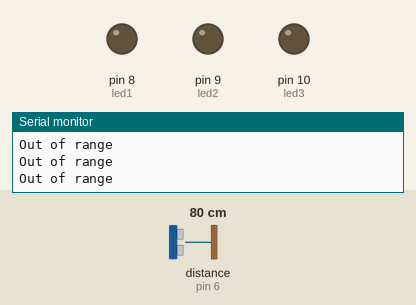
Simulated run of this sketch. Board: Arduino Uno, built with avr-gcc and run on an emulated ATmega328P. On the bench: output pins drawn as LEDs (lit = HIGH), the last lines printed to the serial monitor. Wiring (inferred from the names in the program): ultrasonic range finder: trigger pin 7; echo pin 6. Inputs (shaded band) come from the test bench; at power-on: distance to the obstacle (sensor on pin 6) 80 cm. The echo pulse lasts 58.3 µs per cm; pins used as bus, display or sensor lines are not drawn.

Above: at 1.3 s.
1.4 s: distance to the obstacle (sensor on pin 6) set to 45 cm
2.9 s: distance to the obstacle (sensor on pin 6) set to 36 cm
At 4.0 s:
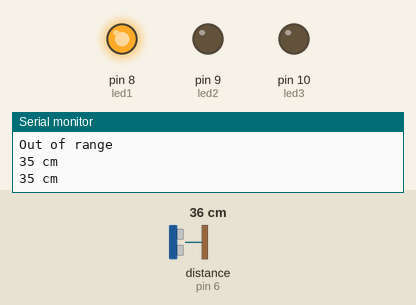
4.5 s: distance to the obstacle (sensor on pin 6) set to 23 cm
6.0 s: distance to the obstacle (sensor on pin 6) set to 20 cm
At 6.7 s:
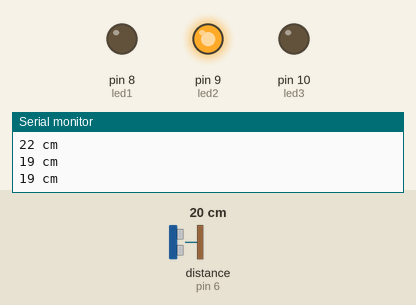
7.5 s: distance to the obstacle (sensor on pin 6) set to 12 cm
9.0 s: distance to the obstacle (sensor on pin 6) set to 9 cm
At 9.4 s:
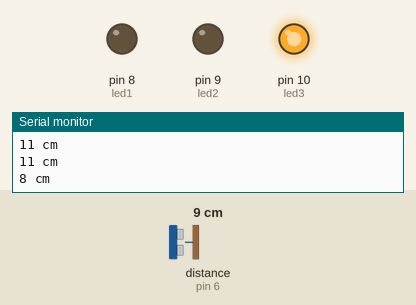
Timing chart, 0 to 11.5 s (numbered marks = the images above; inputs shaded):
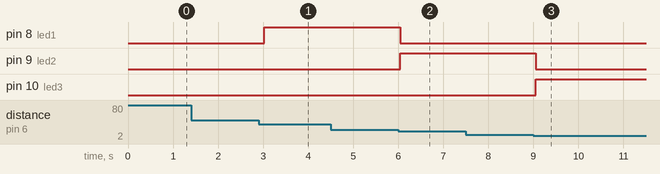

The sketch:

senzor_3_leduri_cu_aprindere_in_functie_de_distanta.ino
```cpp
#define trigPin 7
#define echoPin 6
#define led1 8
#define led2 9
#define led3 10

int sound = 250;


void setup() {
  Serial.begin (9600);
  pinMode(trigPin, OUTPUT);
  pinMode(echoPin, INPUT);
  pinMode(led1, OUTPUT);
  pinMode(led2, OUTPUT);
  pinMode(led3, OUTPUT);

}

void loop() {
  long duration, distance;
  digitalWrite(trigPin, LOW);
  delayMicroseconds(2);
  digitalWrite(trigPin, HIGH);
  delayMicroseconds(10);
  digitalWrite(trigPin, LOW);
  duration = pulseIn(echoPin, HIGH);
  distance = (duration/2) / 29.1;


  if (distance >20 && distance <40 ) {
    digitalWrite(led1, HIGH);

}
  else {
    digitalWrite(led1,LOW);
  }

  if (distance >=10 && distance <=20) {
      digitalWrite(led2, HIGH);
      sound = 270;
}
  else {
    digitalWrite(led2, LOW);
  }

  if (distance < 10) {
    digitalWrite(led3, HIGH);
    sound = 290;
}
  else {
    digitalWrite(led3,LOW);
  }


  if (distance > 40 || distance <= 0){
    Serial.println("Out of range");

  }
  else {
    Serial.print(distance);
    Serial.println(" cm");


  }
  delay(500);
}
```

Measured:
- the behaviour switches between 41 and 40 cm on distance to the obstacle (sensor on pin 6) (found by bisection; images 0 and 1)
- the behaviour switches between 22 and 21 cm on distance to the obstacle (sensor on pin 6) (found by bisection; images 1 and 2)
- the behaviour switches between 11 and 10 cm on distance to the obstacle (sensor on pin 6) (found by bisection; images 2 and 3)
- after the input at 2.9 s, pin 8 (led1): LOW → HIGH after 0.13 s
- after the input at 6.0 s, pin 8 (led1): HIGH → LOW at once; pin 9 (led2): LOW → HIGH at once
- after the input at 9.0 s, pin 9 (led2): HIGH → LOW after 0.05 s; pin 10 (led3): LOW → HIGH after 0.05 s
